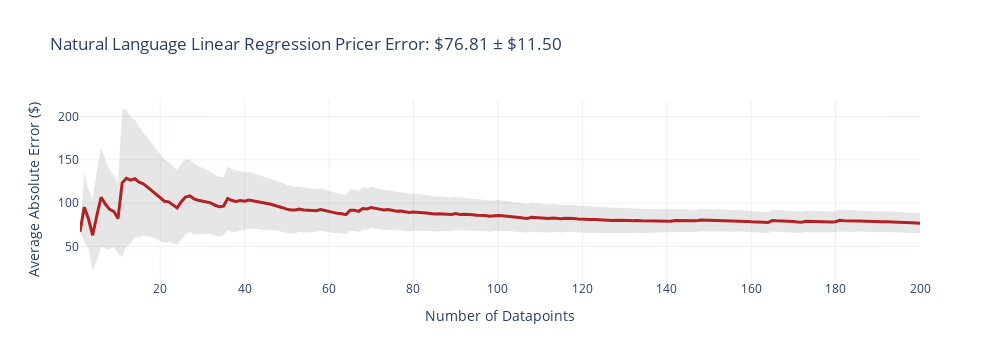
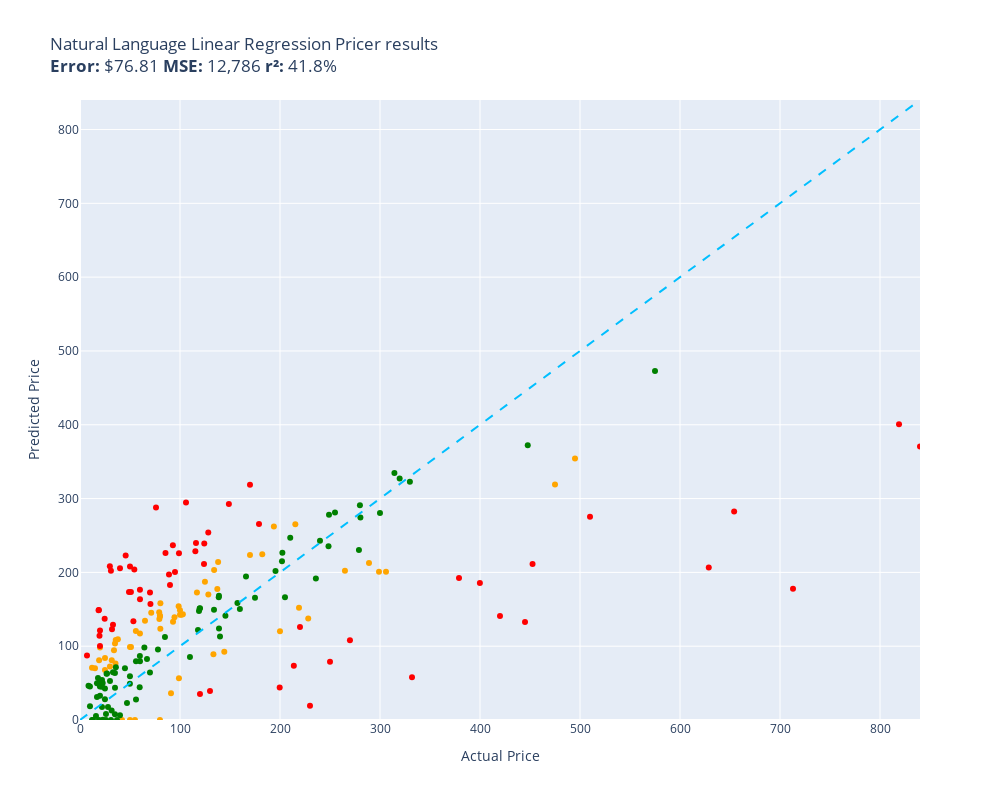

Here is the notebook cell these charts were saved with, in order:
### Code cell
evaluate(natural_language_linear_regression_pricer, test)

### Figure 1 — Plotly figure (JSON) as saved in the notebook; plotly's stock layout.template omitted (floating-point values rounded to 4 significant figures; data arrays with more than 128 entries replaced by an {"elided": "..."} marker saying what was removed)
{"data": [{"fill": "toself", "fillcolor": "rgba(128,128,128,0.2)", "hoverinfo": "skip", "line": {"color": "rgba(255,255,255,0)"}, "name": "95% CI", "showlegend": false, "type": "scatter", "x": {"elided": "400 int values"}, "y": {"elided": "400 float values"}}, {"customdata": {"elided": "200x1 float values"}, "hovertemplate": "n=%{x}<br>Avg Error=$%{y:,.2f}<br>±95% CI=$%{customdata[0]:,.2f}<extra></extra>", "line": {"color": "firebrick", "width": 3}, "mode": "lines", "name": "Cumulative Avg Error", "type": "scatter", "x": {"elided": "200 int values"}, "y": {"elided": "200 float values"}}], "layout": {"height": 360, "showlegend": false, "title": {"text": "Natural Language Linear Regression Pricer Error: $76.81 ± $11.50"}, "width": 1000, "xaxis": {"title": {"text": "Number of Datapoints"}}, "yaxis": {"title": {"text": "Average Absolute Error ($)"}}}}

### Figure 2 — Plotly figure (JSON) as saved in the notebook; plotly's stock layout.template omitted (floating-point values rounded to 4 significant figures)
{"data": [{"customdata": [["Old Blood Noise Excess V2 Distortion Cho...\nGuess=$152.13 Actual=$219.00"], ["NewPower99 Battery Kit for Samsung Galax...\nGuess=$0.00 Actual=$54.95"], ["SuppliesOutlet Compatible Toner Cartridg...\nGuess=$92.46 Actual=$144.29"], ["ACDelco GM Original Equipment FW339 Fron...\nGuess=$265.15 Actual=$215.33"], ["8544771 Dryer Heating Element, 279816 Th...\nGuess=$108.40 Actual=$35.74"], ["Panasonic KX-TG6511B DECT 6.0 PLUS Expan...\nGuess=$146.14 Actual=$79.20"], ["GJY Portable TV,10.6 inch Mini TV for AT...\nGuess=$136.95 Actual=$79.36"], ["LD Products Compatible Toner Cartridge R...\nGuess=$98.97 Actual=$49.98"], ["Mini PC, Kinupute Desktop Computer E3-12...\nGuess=$354.14 Actual=$495.00"], ["Aolemi Oil Rubbed Bronze Single Function...\nGuess=$154.26 Actual=$98.65"], ["Clementoni 39132.5 Jigsaw Puzzle 1,000 P...\nGuess=$0.00 Actual=$79.95"], ["10GBase-LR SFP+ Transceiver, Handar 10GB...\nGuess=$98.07 Actual=$19.99"], ["Deco Mount Pro Tripod Microphone Stand w...\nGuess=$117.32 Actual=$59.95"], ["KOMPUTERBAY 4GB 2X 2GB DDR2 1066MHz PC2-...\nGuess=$123.76 Actual=$80.34"], ["Task T24287 Roman Ogee Router Bit with 1...\nGuess=$120.55 Actual=$55.88"], ["Southwire 120V/15A Right Angle User Atta...\nGuess=$109.24 Actual=$37.87"], ["15\" Locking Shower Head Extension Arm in...\nGuess=$141.45 Actual=$79.95"], ["Mylites+ Standard Comic Book Mylar Sleev...\nGuess=$103.50 Actual=$34.99"], ["DALDED LED Light Kit for Lego Sonic Gree...\nGuess=$83.94 Actual=$24.99"], ["Baseball Backpacks Large 18 Inch Bookbag...\nGuess=$81.03 Actual=$31.77"], ["Adams Check Payment and Deposit Register...\nGuess=$76.69 Actual=$35.49"], ["KOHLER 18865-CP Filtered Water Faucet, P...\nGuess=$318.90 Actual=$475.00"], ["Diversitech WG840585 Motor, (Ddb) 1/3Hp,...\nGuess=$203.36 Actual=$134.12"], ["Festool 492370 Platin 2 S1000 Grit 6-Inc...\nGuess=$36.09 Actual=$91.00"], ["PM Auto Front Right Quick Complete Strut...\nGuess=$187.30 Actual=$124.94"], ["Satco S9596, 4 Count (Pack of 1), 4.18\nGuess=$70.66 Actual=$12.00"], ["Ceramic Talavera Mexican Tile 4x4\", 9 Pi...\nGuess=$72.47 Actual=$29.95"], ["Marvel Legends Series X-Men 6-Inch Archa...\nGuess=$56.58 Actual=$98.95"], ["ANZO USA 111207 GMC SIERRA 99-06 / YUKON...\nGuess=$224.41 Actual=$182.28"], ["Kingston Brass KS269SN Kingston Clawfoot...\nGuess=$200.81 Actual=$305.99"], ["Pioneer 2AM401-BN Two Handle Kitchen Fau...\nGuess=$137.65 Actual=$228.22"], ["LSSAGOON Backpack for Women Teen Kids Gi...\nGuess=$94.62 Actual=$33.99"], ["4LT LUMINETTE Vanity Opal GLS BSN\nGuess=$148.76 Actual=$99.99"], ["4pc Wheel Spacers Adapters 4\" (2inch Per...\nGuess=$172.70 Actual=$116.95"], ["Royal Designs, Inc. Decorative Abundant ...\nGuess=$67.76 Actual=$24.95"], ["Mikrotik RB3011UIAS-RM RouterBOARD 10xGi...\nGuess=$200.69 Actual=$299.00"], ["DuraGo 29515020 Front Hub Assembly\nGuess=$170.13 Actual=$128.34"], ["GENUINE VOLVO THERMOSTAT (3.0, 3.2) S60 ...\nGuess=$143.18 Actual=$102.85"], ["Universal Power Group 12V 100Ah Sealed L...\nGuess=$120.24 Actual=$199.99"], ["Amana Tool - SC587 Carbide Tipped 3-Wing...\nGuess=$145.37 Actual=$71.23"], ["Evan Fischer Radiator Cooling Fan Assemb...\nGuess=$177.54 Actual=$137.34"], ["UPR Mach 1 Chin Spoiler Fits 94-98 Musta...\nGuess=$134.61 Actual=$64.99"], ["Raspberry Pi 3 Model B+ Aluminum Case Me...\nGuess=$70.20 Actual=$14.99"], ["ASUS VY279HE-W 27” 1080P Monitor - White...\nGuess=$214.17 Actual=$138.10"], ["Diversitech UC2436-3 Ultralite Condenser...\nGuess=$158.15 Actual=$80.39"], ["4 Inches Rolled Muffler Tip Catback Exha...\nGuess=$262.06 Actual=$193.88"], ["APS iBoard (304 Stainless Steel Polished...\nGuess=$202.09 Actual=$264.95"], ["Baumgartens Sicurix Blank PVC ID Cards (...\nGuess=$80.97 Actual=$19.11"], ["Audio Techinca ATW-T1002 System 10 Handh...\nGuess=$212.76 Actual=$289.00"], ["LD Compatible Ink Cartridge Replacement ...\nGuess=$0.00 Actual=$41.99"], ["BXYJY for Samsung Galaxy Z Fold 3 Case w...\nGuess=$0.00 Actual=$49.99"], ["DuraGo BR5330 Front Vented Disc Brake Ro...\nGuess=$142.48 Actual=$101.51"], ["Samsung DA97-07603B Freezer Ice Maker As...\nGuess=$133.22 Actual=$93.02"], ["Intex River Run Connect Lounge (Four)\nGuess=$139.17 Actual=$94.49"], ["Targus CityGear Durable Backpack, Black,...\nGuess=$89.19 Actual=$133.43"], ["Fitness Center Gym Room Weight Train Dua...\nGuess=$142.70 Actual=$99.99"], ["MonMount Triple Monitor Stand Freestandi...\nGuess=$140.36 Actual=$79.99"], ["Xiaomi Redmi 10 2022 NFC 4G LTE (128GB +...\nGuess=$223.48 Actual=$169.99"], ["Refresh NSF-53 Premium Replacement Refri...\nGuess=$98.95 Actual=$50.99"]], "hovertemplate": "%{customdata[0]}<extra></extra>", "legendgroup": "orange", "marker": {"color": "orange", "size": 6, "symbol": "circle"}, "mode": "markers", "name": "orange", "orientation": "v", "showlegend": true, "type": "scatter", "x": [219.0, 54.95, 144.3, 215.3, 35.74, 79.2, 79.36, 49.98, 495.0, 98.65, 79.95, 19.99, 59.95, 80.34, 55.88, 37.87, 79.95, 34.99, 24.99, 31.77, 35.49, 475.0, 134.1, 91.0, 124.9, 12.0, 29.95, 98.95, 182.3, 306.0, 228.2, 33.99, 99.99, 117.0, 24.95, 299.0, 128.3, 102.8, 200.0, 71.23, 137.3, 64.99, 14.99, 138.1, 80.39, 193.9, 264.9, 19.11, 289.0, 41.99, 49.99, 101.5, 93.02, 94.49, 133.4, 99.99, 79.99, 170.0, 50.99], "xaxis": "x", "y": [152.1, 0.0, 92.46, 265.1, 108.4, 146.1, 137.0, 98.97, 354.1, 154.3, 0.0, 98.07, 117.3, 123.8, 120.5, 109.2, 141.4, 103.5, 83.94, 81.03, 76.69, 318.9, 203.4, 36.09, 187.3, 70.66, 72.47, 56.58, 224.4, 200.8, 137.7, 94.62, 148.8, 172.7, 67.76, 200.7, 170.1, 143.2, 120.2, 145.4, 177.5, 134.6, 70.2, 214.2, 158.2, 262.1, 202.1, 80.97, 212.8, 0.0, 0.0, 142.5, 133.2, 139.2, 89.19, 142.7, 140.4, 223.5, 98.95], "yaxis": "y"}, {"customdata": [["telpo Headlight Assembly Fit For 15 Camr...\nGuess=$239.89 Actual=$115.99"], ["Stand for Raven Pro Document Scanner - P...\nGuess=$208.36 Actual=$29.85"], ["RBC12-UPC Replacement Battery Cartridge ...\nGuess=$19.25 Actual=$229.99"], ["Bam France 2002XL Contoured Hightech Bla...\nGuess=$177.72 Actual=$713.00"], ["Metabo HPT 36V MultiVolt™ Cordless Rotar...\nGuess=$192.53 Actual=$379.00"], ["46mm Digital Pro High-Resolution Close-U...\nGuess=$121.39 Actual=$19.99"], ["Innovative Percussion CB-6 Chamois Bass ...\nGuess=$203.89 Actual=$54.32"], ["LOVE MEI Galaxy S10 Lite Case, Military ...\nGuess=$129.19 Actual=$32.98"], ["CORSAIR Dominator Platinum RGB 32GB (2x1...\nGuess=$211.21 Actual=$124.00"], ["Bam Trekking 3027SB Single Black Clarine...\nGuess=$57.79 Actual=$332.00"], ["DEWALT 20V MAX* XR Impact Driver with Bl...\nGuess=$211.39 Actual=$452.53"], ["Scranton & Co 3 Drawer Mobile File Cabin...\nGuess=$228.68 Actual=$115.35"], ["Canon EOS Rebel T7 Digital SLR Camera wi...\nGuess=$400.82 Actual=$819.00"], ["Travelpro Platinum Elite Slim Business L...\nGuess=$73.65 Actual=$213.83"], ["JRready ST6313 DT Deutsch Connector Kit,...\nGuess=$43.99 Actual=$199.68"], ["Dakota Alert MURS Alert Probe Sensor - M...\nGuess=$126.03 Actual=$219.99"], ["3D Tree Hole Branches 075 Stair Risers D...\nGuess=$39.33 Actual=$129.99"], ["Projector, CRAZVIEW Projector with WiFi ...\nGuess=$133.65 Actual=$53.40"], ["Retevis RT68 Soft Earhook Walkie Talkie ...\nGuess=$87.52 Actual=$6.99"], ["MC: Pindicator (Dual Intensity Amber)\nGuess=$205.64 Actual=$40.00"], ["Poison Spyder 10-08-020 Rocker Knocker\nGuess=$206.66 Actual=$628.76"], ["DIMARZIO 204284 DP 163FBK Blues Bucker G...\nGuess=$183.02 Actual=$89.99"], ["Lighted Triangle Mirror Cabinet Bathroom...\nGuess=$132.82 Actual=$445.00"], ["BESTILL Wall Mounted Shower Faucet Set, ...\nGuess=$288.02 Actual=$76.00"], ["Engine Thermostat, Replace 19301-PAA-306...\nGuess=$149.15 Actual=$18.89"], ["Dell Optiplex 390 Desktop Computer i3 3....\nGuess=$239.20 Actual=$124.27"], ["Neporal Full Spectrum Light Bulb, 6000K ...\nGuess=$148.82 Actual=$18.59"], ["Pidoko Kids Train Table, Grey with 90 Pc...\nGuess=$35.14 Actual=$119.97"], ["LEGO Marvel Avengers War Machine Buster ...\nGuess=$176.55 Actual=$59.95"], ["KOHLER K-1185540-CP Assembly-Slider\nGuess=$222.94 Actual=$45.67"], ["Trim Kit for 2-handle Shower & Tub Valve...\nGuess=$200.55 Actual=$94.99"], ["iPhone 12/12 Pro Nicaragua Guardabarranc...\nGuess=$100.23 Actual=$19.97"], ["Aeromotive 13304 Regulator, X1 Adjustabl...\nGuess=$108.20 Actual=$269.95"], ["Canon Sure Shot 90u 35mm Date Camera\nGuess=$185.55 Actual=$399.89"], ["Wilkinson LOW GAUSS Vintage Tone Strat S...\nGuess=$202.22 Actual=$30.93"], ["Ibanez M510OVS Acoustic Mandolin in Vint...\nGuess=$318.61 Actual=$169.99"], ["Berta (6 Pieces) 1-1/4 inch Overlay, 90 ...\nGuess=$137.10 Actual=$24.66"], ["CradlePoint Compact Broadband Router (CB...\nGuess=$197.29 Actual=$89.00"], ["Pyle Wireless Rear View Backup Camera - ...\nGuess=$157.31 Actual=$70.45"], ["Auertech Portable Washing Machine, 14lbs...\nGuess=$225.89 Actual=$98.99"], ["18 Inch White Undermount Kitchen Sink - ...\nGuess=$265.40 Actual=$179.00"], ["ECCPP Power Steering Pump for 2009-2010 ...\nGuess=$226.39 Actual=$85.48"], ["Skullcandy Hesh Evo Bluetooth Headphones...\nGuess=$172.62 Actual=$69.99"], ["ROHL WSGUM3018WH Wire Sink Grids, White\nGuess=$253.89 Actual=$128.28"], ["Music Hall pa15.3 MM/MC Phono Preamplifi...\nGuess=$78.79 Actual=$250.00"], ["Lorell Bell Chair Glide, 2.5\", Black\nGuess=$114.21 Actual=$19.50"], ["CTLAMP XL-2100 Professional Quality XL-2...\nGuess=$122.95 Actual=$32.00"], ["Competition Clutch Disc and Pressure Pla...\nGuess=$275.22 Actual=$510.00"], ["KUNFINE Android Radio CarPlay & Android ...\nGuess=$294.56 Actual=$106.00"], ["A-Premium Front Suspension Steering Knuc...\nGuess=$173.40 Actual=$48.99"], ["Dell XPS 13 9343-2727SLV 13.3\" Full HD S...\nGuess=$370.43 Actual=$839.99"], ["Pacific Drums PDCM1618TTRB 16 x 18 Inche...\nGuess=$141.04 Actual=$419.99"], ["Vinyl Soft Top Roll-up Adjustable Truck ...\nGuess=$292.72 Actual=$148.88"], ["Blanco 230966 Valea Stainless Steel Sink...\nGuess=$236.86 Actual=$92.88"], ["Empava 24\" Single Wall Ovens 10 Cooking ...\nGuess=$282.34 Actual=$654.14"], ["Viola Bow 4/4 Full Size Carbon Fiber (Bl...\nGuess=$207.95 Actual=$49.99"], ["Fender Hendrix Voodoo Child Coiled Instr...\nGuess=$163.46 Actual=$59.99"], ["Pyle 2x120 Watt Home Audio Speaker Power...\nGuess=$173.32 Actual=$50.92"]], "hovertemplate": "%{customdata[0]}<extra></extra>", "legendgroup": "red", "marker": {"color": "red", "size": 6, "symbol": "circle"}, "mode": "markers", "name": "red", "orientation": "v", "showlegend": true, "type": "scatter", "x": [116.0, 29.85, 230.0, 713.0, 379.0, 19.99, 54.32, 32.98, 124.0, 332.0, 452.5, 115.3, 819.0, 213.8, 199.7, 220.0, 130.0, 53.4, 6.99, 40.0, 628.8, 89.99, 445.0, 76.0, 18.89, 124.3, 18.59, 120.0, 59.95, 45.67, 94.99, 19.97, 269.9, 399.9, 30.93, 170.0, 24.66, 89.0, 70.45, 98.99, 179.0, 85.48, 69.99, 128.3, 250.0, 19.5, 32.0, 510.0, 106.0, 48.99, 840.0, 420.0, 148.9, 92.88, 654.1, 49.99, 59.99, 50.92], "xaxis": "x", "y": [239.9, 208.4, 19.25, 177.7, 192.5, 121.4, 203.9, 129.2, 211.2, 57.79, 211.4, 228.7, 400.8, 73.65, 43.99, 126.0, 39.33, 133.7, 87.52, 205.6, 206.7, 183.0, 132.8, 288.0, 149.1, 239.2, 148.8, 35.14, 176.5, 222.9, 200.5, 100.2, 108.2, 185.5, 202.2, 318.6, 137.1, 197.3, 157.3, 225.9, 265.4, 226.4, 172.6, 253.9, 78.79, 114.2, 123.0, 275.2, 294.6, 173.4, 370.4, 141.0, 292.7, 236.9, 282.3, 207.9, 163.5, 173.3], "yaxis": "y"}, {"customdata": [["EXMAX NG-10X Fresnel Lens Focusing Adapt...\nGuess=$64.22 Actual=$69.98"], ["Pump Head TBVECHI 175PSI 4KW 5.5HP 21CFM...\nGuess=$322.86 Actual=$329.90"], ["APS iBoard 6-inch Aluminum (Black Powder...\nGuess=$246.86 Actual=$210.23"], ["PEMP E65 E66 CDC Simulate Optical Fiber ...\nGuess=$147.59 Actual=$119.00"], ["Intermatic PX300 12V 300W Transformer wi...\nGuess=$149.48 Actual=$134.00"], ["HK SYSTEMS 13\" Heavy Duty Black \"Push\" O...\nGuess=$112.46 Actual=$84.95"], ["SKB iSeries 3i-13096-6KP Case for BlackM...\nGuess=$165.75 Actual=$174.99"], ["June Garden 12\" Sweet Dolly Charlotte - ...\nGuess=$32.90 Actual=$19.99"], ["GanFindX Portable Car Hand Controls for ...\nGuess=$150.38 Actual=$159.90"], ["Evergreen HSHB2005 Cylinder Head Gasket ...\nGuess=$44.39 Actual=$59.69"], ["Tidal Front + Rear Fender Flares 4PC Poc...\nGuess=$280.96 Actual=$254.99"], ["152MM Hole Saws M42 Bi-Metal High Speed ...\nGuess=$57.01 Actual=$17.99"], ["Wenger City Upgrade Laptop Backpack with...\nGuess=$141.39 Actual=$145.42"], ["AUTOFREE LED Tail Lights Assembly Compat...\nGuess=$215.05 Actual=$201.99"], ["Fjallraven, Kanken Laptop 15\" Backpack f...\nGuess=$150.96 Actual=$119.65"], ["Evan-Fischer Front Bumper Cover Compatib...\nGuess=$226.49 Actual=$202.38"], ["Laisomeke Waterproof Junction Box, Unive...\nGuess=$0.00 Actual=$11.99"], ["Sumerain S1339CM Double Handle Widesprea...\nGuess=$191.60 Actual=$235.86"], ["Webcem Solar Shed Light Outdoor Indoor, ...\nGuess=$95.53 Actual=$77.96"], ["Western Digital Enterprise RE4-GP 2TB SA...\nGuess=$85.50 Actual=$109.95"], ["VLAND LED Smoked Taillights Compatible F...\nGuess=$242.75 Actual=$239.99"], ["Tablet PC Cover Compatible with Lenovo T...\nGuess=$12.98 Actual=$31.61"], ["Miyaya@ Funny Animal Masks Collection fo...\nGuess=$49.94 Actual=$16.99"], ["Trail Gear Twin Stick Kit for Top Shift ...\nGuess=$291.00 Actual=$279.92"], ["Ultra Duster Canned Air Net 10 Oz 6-Pack\nGuess=$49.28 Actual=$49.90"], ["Beck/Arnley 0421945 Air Filter\nGuess=$71.56 Actual=$35.87"], ["IQShield Screen Protector Compatible wit...\nGuess=$45.53 Actual=$9.95"], ["Liberty Imports 12 Pack: US Military Toy...\nGuess=$31.14 Actual=$16.98"], ["Intrepid International Dressage Letters-...\nGuess=$63.13 Actual=$26.99"], ["EMART Photography C Stand with Boom Arm,...\nGuess=$151.40 Actual=$119.99"], ["KUNN Small Electrician Tool Pouch Utilit...\nGuess=$17.76 Actual=$21.99"], ["Replacement Remote Control for PANASONIC...\nGuess=$7.84 Actual=$34.95"], ["KS K-STORM Replacement Silicone Mushroom...\nGuess=$46.41 Actual=$8.50"], ["Grey Pneumatic 1311SD Impact Socket Set\nGuess=$158.38 Actual=$157.43"], ["Walker Exhaust Ultra EPA 16478 Direct Fi...\nGuess=$472.95 Actual=$574.99"], ["GE RPWF SmartWater Comparable Refrigerat...\nGuess=$0.00 Actual=$36.99"], ["Urth 62mm UV, Circular Polarizing (CPL),...\nGuess=$123.80 Actual=$139.00"], ["MGP Caliper Covers 39011SACURD Red Powde...\nGuess=$278.15 Actual=$249.00"], ["LSI Broadcom SAS 9300-8i 8-port 12Gb/s S...\nGuess=$122.08 Actual=$118.00"], ["NewFantasia Replacement Audio Cable with...\nGuess=$0.00 Actual=$31.00"], ["MONOCARBON Forged Carbon Fiber Case for ...\nGuess=$79.73 Actual=$59.99"], ["AC Compressor & A/C Kit For BMW 335i 335...\nGuess=$334.67 Actual=$314.41"], ["MXR Carbon Copy Deluxe Analog Delay Guit...\nGuess=$201.73 Actual=$195.50"], ["Chalkboard Name Badges with Magnetic Bac...\nGuess=$45.34 Actual=$19.95"], ["Linkloos Solar Street Lights Outdoor Wat...\nGuess=$79.61 Actual=$55.99"], ["USB Charger, CIVIE High Speed 60W Multip...\nGuess=$5.48 Actual=$15.99"], ["Cardone 84-58642 New HEI Electronic Dist...\nGuess=$194.28 Actual=$165.99"], ["Hp Pavilion P7-1257c Motherboard Aahd3-h...\nGuess=$86.61 Actual=$59.86"], ["Kastar Battery Pack Replacement for Sony...\nGuess=$51.59 Actual=$19.99"], ["New Replacement seat cover fits Yamaha M...\nGuess=$168.26 Actual=$138.95"], ["AZX Stylus Pencil for Apple iPad Pro 202...\nGuess=$52.77 Actual=$29.99"], ["SP Air Corporation SP-8102BU 1/4-Inch He...\nGuess=$166.25 Actual=$204.99"], ["LCD Screen for Dell Inspiron 17R 17.3\" H...\nGuess=$98.32 Actual=$64.37"], ["200 ' feet True 14 Gauge AWG CCA Speaker...\nGuess=$70.19 Actual=$44.95"], ["200 Couples Conversation Cards - Enjoy B...\nGuess=$64.78 Actual=$32.97"], ["The Puppet Company - Carpet-Unicorn, Whi...\nGuess=$0.00 Actual=$19.00"], ["KYX Racing Hardened Steel Center Drive S...\nGuess=$23.15 Actual=$46.99"], ["StonKraft Brass Chess Board Game Set wit...\nGuess=$113.09 Actual=$140.00"], ["VIPMOTOZ Sequential Turn Signal Premium ...\nGuess=$230.27 Actual=$278.94"], ["OEM Samsung Remote Control Shipped with ...\nGuess=$27.92 Actual=$56.00"], ["Venom Power Terra Hunter R/T+ R/T All-Te...\nGuess=$327.07 Actual=$319.65"], ["Custom Engagement Logo Desk Embosser Sea...\nGuess=$59.43 Actual=$49.95"], ["520 Pieces Christmas Envelope Seal Stick...\nGuess=$0.00 Actual=$25.99"], ["BestPricedDecals Wine A BIT, You'll Feel...\nGuess=$0.00 Actual=$12.98"], ["VATOS 4 Packs Bubble Machine Gun for Kid...\nGuess=$0.44 Actual=$22.88"], ["Steering Wheel, Carbon Fiber Automotive ...\nGuess=$372.09 Actual=$447.74"], ["VONADO Space Wars Colonial Viper MK1 Bui...\nGuess=$6.33 Actual=$39.99"], ["Replacement Remote Control fit for Sony ...\nGuess=$18.72 Actual=$9.99"], ["Disney Princess Sparkling Princess Sleep...\nGuess=$28.24 Actual=$24.95"], ["sabermaster TCG Playmat yugioh playmat T...\nGuess=$44.89 Actual=$21.99"], ["Star Wars Die-Cast Metal TITANIUM Series...\nGuess=$50.02 Actual=$22.70"], ["Glovion Music Stand Light, Clip On Piano...\nGuess=$17.73 Actual=$27.99"], ["Think Gizmos Build Your Own Robot Toys f...\nGuess=$42.54 Actual=$24.95"], ["HP Laserjet 2100 Laser Printer W/Test Pr...\nGuess=$280.41 Actual=$299.98"], ["PowerSport Front Rear Brakes and Rotors ...\nGuess=$235.34 Actual=$248.51"], ["VTech Strum and Jam Kidi Musical Guitar ...\nGuess=$54.31 Actual=$21.99"], ["KZ ZS10 Pro in Ear Monitor Headphone KZ ...\nGuess=$82.63 Actual=$66.99"], ["W11130208 W10695459 Refrigerator LED Mod...\nGuess=$62.74 Actual=$26.59"], ["Jada Toys Ryan's World Combo Panda Airli...\nGuess=$63.74 Actual=$34.94"], ["STICKGOO Peel and Stick Backsplash for K...\nGuess=$43.83 Actual=$34.99"], ["Garmin 010-12402-10 GT15M-TM Transom-Mou...\nGuess=$166.14 Actual=$138.74"], ["For Volvo C70 S70 V70 V40 S40 AC Compres...\nGuess=$274.39 Actual=$280.41"], ["NICKSTON Red Sparkling Glitter Slim Band...\nGuess=$8.14 Actual=$25.99"]], "hovertemplate": "%{customdata[0]}<extra></extra>", "legendgroup": "green", "marker": {"color": "green", "size": 6, "symbol": "circle"}, "mode": "markers", "name": "green", "orientation": "v", "showlegend": true, "type": "scatter", "x": [69.98, 329.9, 210.2, 119.0, 134.0, 84.95, 175.0, 19.99, 159.9, 59.69, 255.0, 17.99, 145.4, 202.0, 119.7, 202.4, 11.99, 235.9, 77.96, 110.0, 240.0, 31.61, 16.99, 279.9, 49.9, 35.87, 9.95, 16.98, 26.99, 120.0, 21.99, 34.95, 8.5, 157.4, 575.0, 36.99, 139.0, 249.0, 118.0, 31.0, 59.99, 314.4, 195.5, 19.95, 55.99, 15.99, 166.0, 59.86, 19.99, 138.9, 29.99, 205.0, 64.37, 44.95, 32.97, 19.0, 46.99, 140.0, 278.9, 56.0, 319.6, 49.95, 25.99, 12.98, 22.88, 447.7, 39.99, 9.99, 24.95, 21.99, 22.7, 27.99, 24.95, 300.0, 248.5, 21.99, 66.99, 26.59, 34.94, 34.99, 138.7, 280.4, 25.99], "xaxis": "x", "y": [64.22, 322.9, 246.9, 147.6, 149.5, 112.5, 165.8, 32.9, 150.4, 44.39, 281.0, 57.01, 141.4, 215.1, 151.0, 226.5, 0.0, 191.6, 95.53, 85.5, 242.7, 12.98, 49.94, 291.0, 49.28, 71.56, 45.53, 31.14, 63.13, 151.4, 17.76, 7.841, 46.41, 158.4, 472.9, 0.0, 123.8, 278.1, 122.1, 0.0, 79.73, 334.7, 201.7, 45.34, 79.61, 5.484, 194.3, 86.61, 51.59, 168.3, 52.77, 166.2, 98.32, 70.19, 64.78, 0.0, 23.15, 113.1, 230.3, 27.92, 327.1, 59.43, 0.0, 0.0, 0.4406, 372.1, 6.327, 18.72, 28.24, 44.89, 50.02, 17.73, 42.54, 280.4, 235.3, 54.31, 82.63, 62.74, 63.74, 43.83, 166.1, 274.4, 8.139], "yaxis": "y"}, {"hoverinfo": "skip", "line": {"color": "deepskyblue", "dash": "dash", "width": 2}, "mode": "lines", "name": "y = x", "showlegend": false, "type": "scatter", "x": [0, 840.0], "y": [0, 840.0]}], "layout": {"height": 800, "legend": {"title": {"text": "color"}, "tracegroupgap": 0}, "showlegend": false, "title": {"text": "Natural Language Linear Regression Pricer results<br><b>Error:</b> $76.81 <b>MSE:</b> 12,786 <b>r²:</b> 41.8%"}, "width": 1000, "xaxis": {"anchor": "y", "domain": [0, 1], "range": [0, 840.0], "title": {"text": "Actual Price"}}, "yaxis": {"anchor": "x", "domain": [0, 1], "range": [0, 840.0], "title": {"text": "Predicted Price"}}}}
